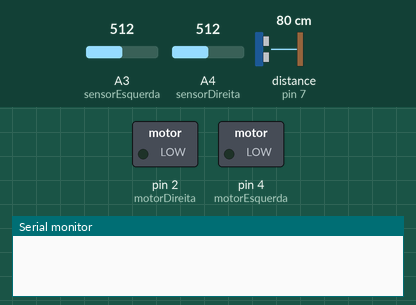
Recording of a sketch running on a simulated Arduino Uno, built with avr-gcc and run on an emulated ATmega328P. Parts: switched loads named in the sketch (green lamp = pin HIGH), the last lines printed to the serial monitor. Inputs (shaded band) come from the test bench; at power-on: A3 (sensorEsquerda) = 512, A4 (sensorDireita) = 512, distance to the obstacle (sensor on pin 7) 80 cm. The echo pulse lasts 58.3 µs per cm.

Above: at 0.01 s.
At 7.3 s:
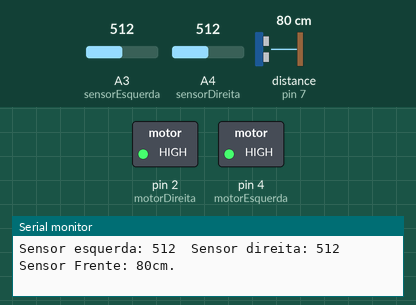
7.4 s: A3 (sensorEsquerda) set to 988
8.9 s: A3 (sensorEsquerda) set to 1016
Timing chart, 0 to 11.9 s (numbered marks = the images above; inputs shaded):
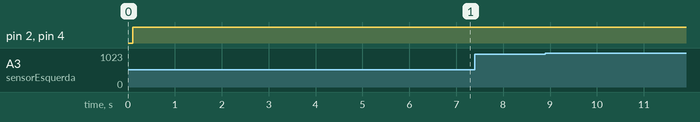

The sketch:

newCode.ino
```cpp
const int sensorEsquerda = A3;
const int sensorDireita = A4;
const int sensorFrente = 7;


const int motorEsquerda = 4;
const int motorDireita = 2;

int leituraEsquerda = 0;
int leituraDireita = 0;
int leituraFrente = 0;


void setup() {

Serial.begin(9600);
delay(100);
}

void loop() {

  //sensor frontal

  long duration, cm;


  pinMode(sensorFrente, OUTPUT);
  digitalWrite(sensorFrente, LOW);
  delayMicroseconds(2);
  digitalWrite(sensorFrente, HIGH);
  delayMicroseconds(5);
  digitalWrite(sensorFrente, LOW);

  pinMode(sensorFrente, INPUT);
  duration = pulseIn(sensorFrente, HIGH);

  cm = microsecondsToCentimeters(duration);


  //sensores laterais

  leituraEsquerda = analogRead(sensorEsquerda);
  leituraDireita = analogRead(sensorDireita);
  leituraFrente = cm;

  Serial.print("Sensor esquerda: ");
  Serial.print(leituraEsquerda);
  Serial.print("  Sensor direita: ");
  Serial.print(leituraDireita);
  Serial.print(" Sensor Frente: ");
  Serial.print(leituraFrente);
  Serial.println("cm.");

   if(leituraEsquerda > 200 || leituraDireita > 200){
        analogWrite(motorEsquerda, 200);
        analogWrite(motorDireita, 200);
   }
   else{
        analogWrite(motorEsquerda, 0);
        analogWrite(motorDireita, 0);
   }

  //delay pro tinkercad nao travar tranto
  delay(100);
}


long microsecondsToCentimeters(long microseconds) {
  return microseconds / 29 / 2;
}
```
